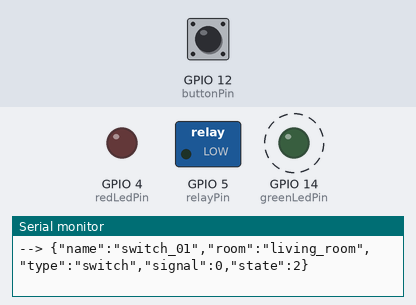
The sketch below on a simulated ESP8266 (NodeMCU). Shown: switched loads named in the sketch (green lamp = pin HIGH), output pins drawn as LEDs (lit = HIGH), the last lines printed to the serial monitor. Dashed ring = blinking. The test bench sets the inputs (shaded band); at power-on: GPIO 12 (buttonPin) LOW. WiFi joins after 1.5 s; servers stay silent unless stated; no MQTT or app messages arrive unless stated.

Above: at 0.98 s.
1.4 s: GPIO 12 (buttonPin) pulled HIGH for 1 s
At 2.5 s:
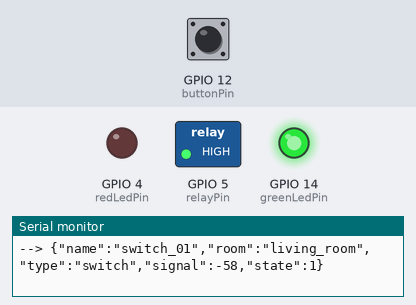
3.9 s: GPIO 12 (buttonPin) pulled HIGH for 0.15 s
At 4.6 s:
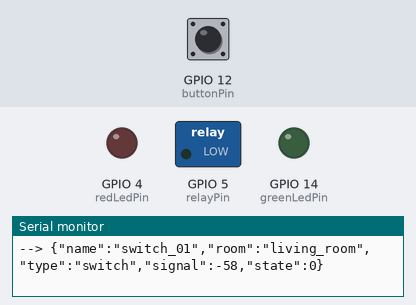
5.5 s: GPIO 12 (buttonPin) pulled HIGH for 3.2 s
At 5.8 s:
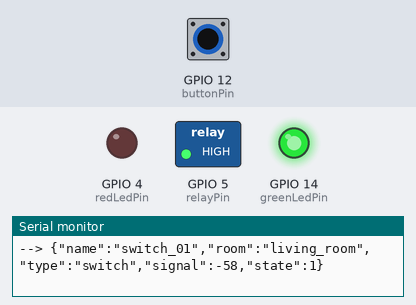
Timing chart, 0 to 8.5 s (numbered marks = the images above; inputs shaded):
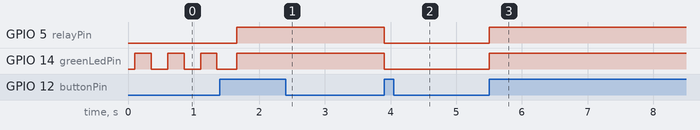

Measured:
- after the input at 1.4 s, GPIO 5 (relayPin), GPIO 14 (greenLedPin): LOW → HIGH after 0.26 s
- after the input at 3.9 s, GPIO 5 (relayPin), GPIO 14 (greenLedPin): HIGH → LOW at once
- after the input at 5.5 s, GPIO 5 (relayPin), GPIO 14 (greenLedPin): LOW → HIGH at once
- by itself, GPIO 14 (greenLedPin): alternates HIGH for 0.25 s and LOW for 0.25 s

The sketch:

switch.ino
```cpp
#include <ESP8266WiFi.h>
#include <PubSubClient.h>
#include <ArduinoJson.h>

// Devive identifiers
const char* deviceName = "switch_01";
const char* roomName = "living_room";
const char* deviceType = "switch";

// Network
const char* ssid = "Cloud";
const char* ssid_password = "";

// MQTT
const char* mqtt_server = "192.168.0.110";
const char* outTopic = "home/out";
const char* inTopic = "home/in";
const char* debugTopic = "home/debug";

const int STATE_OFF = 0;
const int STATE_OK = 1;
const int STATE_INIT = 2;
const int STATE_ERROR = 3;

int state = STATE_INIT;
int lastReportedState = STATE_OFF;
boolean forceSendStateOnNextLoop = false;

const char* CMD_STATE = "state";
const char* CMD_ON = "on";
const char* CMD_OFF = "off";

const char* NAME_ALL = "all";

int greenLedPin = 14;
int redLedPin = 4;
int buttonPin = 12;
int relayPin = 5;

int reading;
int previous_reading = LOW;
long debounce_time = 0;
long debounce_delay = 200;

WiFiClient espClient;
PubSubClient client(espClient);

boolean wifi_connecting = false, wifi_connected = false, wifi_error = false;
boolean mqtt_connecting = false, mqtt_connected = false, mqtt_error = false;
long wifiStrength = 0;
long lastReportedWifiStrength = 0;

void setup() {
  delay(100);
  Serial.begin(115200);

  client.setServer(mqtt_server, 1883);
  client.setCallback(onNewMessage);

  pinMode(greenLedPin, OUTPUT);
  pinMode(redLedPin, OUTPUT);
  pinMode(relayPin, OUTPUT);
  pinMode(buttonPin, INPUT);

 ledOff();
 relayOff();
}

void loop() {
  setup_wifi();

  if (wifi_connected) {
    setup_mqtt();
  }

  if (state != lastReportedState || abs(lastReportedWifiStrength - wifiStrength) > 3 || forceSendStateOnNextLoop) {
    sendState();
    lastReportedState = state;
    lastReportedWifiStrength = wifiStrength;
    forceSendStateOnNextLoop = false;
  }

  client.loop();

  updateState();
  updateLed();
  updateRelay();

//  debugPrint();
}

void sendState() {
  DynamicJsonBuffer jsonBuffer;
  char jsonMessageBuffer[256];

  JsonObject& root = jsonBuffer.createObject();
  root["name"] = deviceName;
  root["room"] = roomName;
  root["type"] = deviceType;
  root["signal"] = wifiStrength;

  root["state"] = state;

  root.printTo(jsonMessageBuffer, sizeof(jsonMessageBuffer));

  Serial.print("--> ");
  Serial.println(jsonMessageBuffer);
  client.publish(outTopic, jsonMessageBuffer);
}

void onNewMessage(char* topic, byte* payload, unsigned int length) {
  DynamicJsonBuffer jsonBuffer;
  JsonObject& message = jsonBuffer.parseObject(payload);

  if (!message.success())
  {
    client.publish(debugTopic, deviceName);
    client.publish(debugTopic, "cannot parse message");
//    Serial.println("cannot parse message");
    return;
  }

//  char jsonMessageBuffer[256];
//  message.printTo(jsonMessageBuffer, sizeof(jsonMessageBuffer));
//  Serial.print("<-- ");
//  Serial.println(jsonMessageBuffer);

  const char* messageName = message["name"];
  if (!eq(messageName, deviceName) && !eq(messageName, NAME_ALL)) {
    return;
  }

  const char* messageCmd = message["cmd"];
  if (eq(messageCmd, CMD_STATE)) {
    forceSendStateOnNextLoop = true;
  } else if (eq(messageCmd, CMD_ON)) {
    state = STATE_OK;
    forceSendStateOnNextLoop = true;
  } else if (eq(messageCmd, CMD_OFF)) {
    state = STATE_OFF;
    forceSendStateOnNextLoop = true;
  }
}

void updateState() {
  if (wifi_connected) {
    wifiStrength = WiFi.RSSI();
  } else {
    wifiStrength = 0;
  }

  if (wifi_error || mqtt_error) {
    state = STATE_ERROR;
    return;
  }

  if (wifi_connecting || mqtt_connecting) {
    state = STATE_INIT;
    return;
  }

  // This is first loop after STATE_INIT is over
  if (state == STATE_INIT) {
    state = STATE_OFF;
  }

  reading = digitalRead(buttonPin);

  if (reading == HIGH && previous_reading == LOW && millis() - debounce_time > debounce_delay) {
    if (state == STATE_OK)
      state = STATE_OFF;
    else
      state = STATE_OK;

    debounce_time = millis();
  }

  previous_reading = reading;
}

void setup_mqtt() {
  mqtt_connected = client.connected();

  if (mqtt_connected) {
    return;
  }

  if (!mqtt_connecting) {
    mqtt_connecting = true;

    if (client.connect(deviceName)) {
      mqtt_error = false;
      mqtt_connecting = false;
      mqtt_connected = true;
      client.subscribe(inTopic);
    } else {
      mqtt_error = true;
      mqtt_connecting = false;
      mqtt_connected = false;
    }
  }
}

void setup_wifi() {
  wifi_connected = WiFi.status() == WL_CONNECTED;
  wifi_error = WiFi.status() == WL_CONNECT_FAILED;
  if (wifi_connected || wifi_error) {
    wifi_connecting = false;
  }

  if (wifi_connected) {
    return;
  }

  if (!wifi_connecting) {
    wifi_connecting = true;
    WiFi.begin(ssid, ssid_password);
  }
}

void ledRed() {
  digitalWrite(redLedPin, 1);
  digitalWrite(greenLedPin, 0);
}

void ledGreen() {
  digitalWrite(redLedPin, 0);
  digitalWrite(greenLedPin, 1);
}

void ledOff() {
  digitalWrite(redLedPin, 0);
  digitalWrite(greenLedPin, 0);
}

void updateLed() {
  if (state == STATE_INIT) {
    ledGreen();
    delay(250);
    ledOff();
    delay(250);
    return;
  }

  if (state == STATE_ERROR) {
    ledRed();
    delay(250);
    ledOff();
    delay(250);
    return;
  }

  if (state == STATE_OFF) {
    ledOff();
    return;
  }

  ledGreen();
}

void relayOff() {
  digitalWrite(relayPin, LOW);
}

void updateRelay() {
  digitalWrite(relayPin, state == STATE_OK ? HIGH : LOW);
}

boolean eq(const char* a1, const char* a2) {
  return strcmp(a1, a2) == 0;
}

void debugPrint() {
  Serial.println(" ");

  Serial.print("state = ");
  Serial.println(state);

  Serial.print("wifi connecting = ");
  Serial.println(wifi_connecting);

  Serial.print("wifi connected = ");
  Serial.println(wifi_connected);

  Serial.print("wifi error = ");
  Serial.println(wifi_error);

  Serial.print("mqtt connecting = ");
  Serial.println(mqtt_connecting);

  Serial.print("mqtt connected = ");
  Serial.println(mqtt_connected);

  Serial.print("mqtt error = ");
  Serial.println(mqtt_error);
}
```
